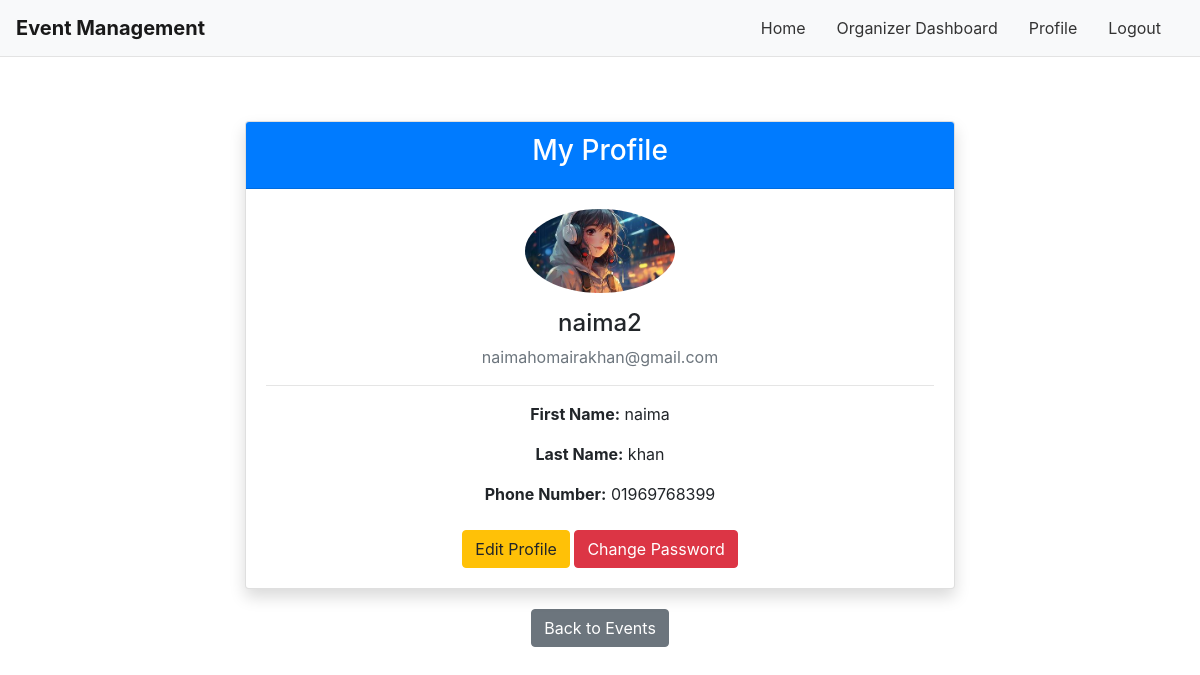
The app's page /profile/ (signed in) with its own data.
### events/models.py (models this page shows, shortened)
class CustomUser(AbstractUser):
    profile_picture = models.ImageField(upload_to='profile_pics/', default='default_profile.jpg')
    phone_number = models.CharField(max_length=20, blank=True)

### events/views.py (the view)
# urls.py: path('profile/', ProfileView.as_view(), name='profile'),
class ProfileView(LoginRequiredMixin, DetailView):
    model = CustomUser
    template_name = 'events/profile.html'
    context_object_name = 'user_obj'
    def get_object(self, queryset=None):
        return self.request.user

### events/templatetags/group_filters.py (called while the page is built)
@register.filter(name='has_group')
def has_group(user, group_name):
    return user.groups.filter(name=group_name).exists()

### events/templates/events/profile.html (shortened to what this page needs)
{% extends 'events/base.html' %}
{% block content %}
  <div class="container">
    <div class="row justify-content-center">
      <div class="col-md-8">
        <div class="card shadow">
          <div class="card-header text-center bg-primary text-white">
            <h3>My Profile</h3>
          </div>
          <div class="card-body text-center">
            <img src="{{ user.profile_picture.url }}" class="rounded-circle mb-3" width="150" height="150" alt="Profile Picture">
            <h4 class="mb-2">{{ user.username }}</h4>
            <p class="text-muted">{{ user.email }}</p>
            <hr>
            <p><strong>First Name:</strong> {{ user.first_name }}</p>
            <p><strong>Last Name:</strong> {{ user.last_name }}</p>
            <p><strong>Phone Number:</strong> {{ user.phone_number|default:"Not provided" }}</p>
            <div class="mt-4">
              <a href="{% url 'profile_edit' %}" class="btn btn-warning">Edit Profile</a>
              <a href="{% url 'change_password' %}" class="btn btn-danger">Change Password</a>
            </div>
          </div>
        </div>
        <div class="text-center mt-3">
          <a href="{% url 'event_list' %}" class="btn btn-secondary">Back to Events</a>
        </div>
      </div>
    </div>
  </div>
{% endblock %}

### static/css/styles.css (style rules this page uses)
body { background-color: #f8f9fa; font-family: 'Helvetica Neue', Helvetica, Arial, sans-serif; color: #333; margin: 0; padding: 0; }
.container { padding-top: 20px; padding-bottom: 20px; }
h2, h3 { margin-top: 20px; margin-bottom: 20px; }
.card { margin-bottom: 20px; border: none; border-radius: 5px; box-shadow: 0 2px 4px rgba(0, 0, 0, 0.1); }
.btn { border-radius: 4px; padding: 8px 16px; font-size: 0.9rem; }
img { max-width: 100%; height: auto; }

### records on screen
CustomUser: profile_picture (picture), username "naima2", email "naimahomairakhan@gmail.com", first_name "naima", last_name "khan", phone_number "01969768399"
